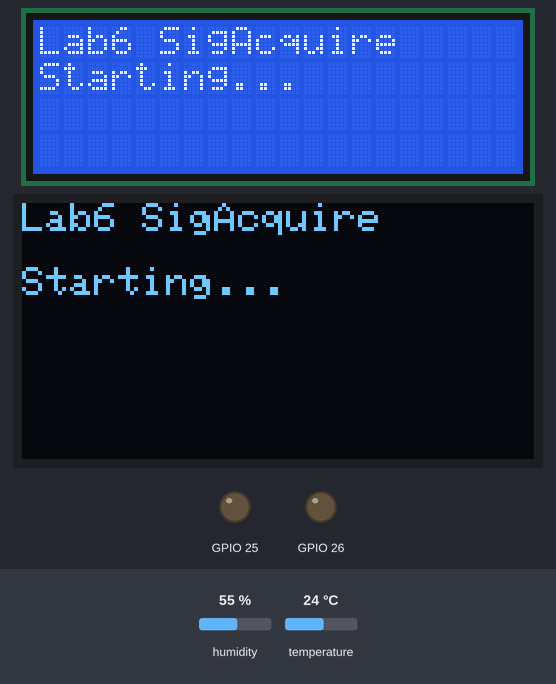
Simulated run of this program. Board: ESP32. On the bench: 20×4 character LCD, 128×64 one-colour display, output pins drawn as LEDs (lit = HIGH). Inputs (shaded band) come from the test bench; at power-on: temperature 24 °C, humidity 55 %. What the program prints to the serial monitor is not drawn.

Above: at 3.2 s.
At 5.3 s:
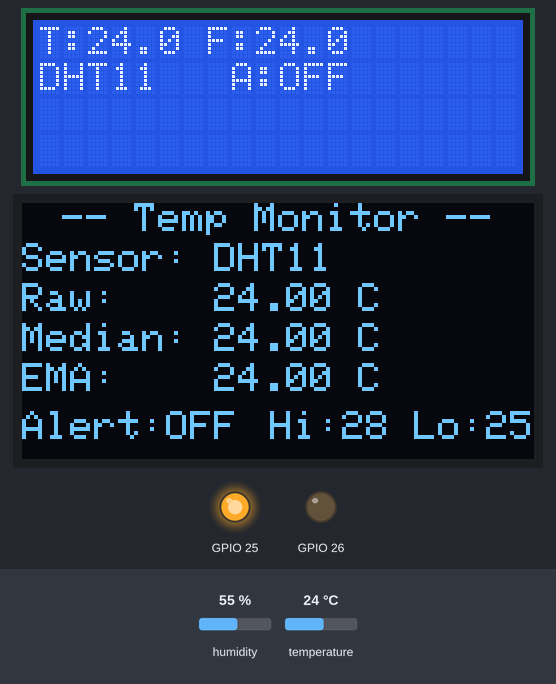
5.4 s: temperature set to 26 °C
At 6.97 s:
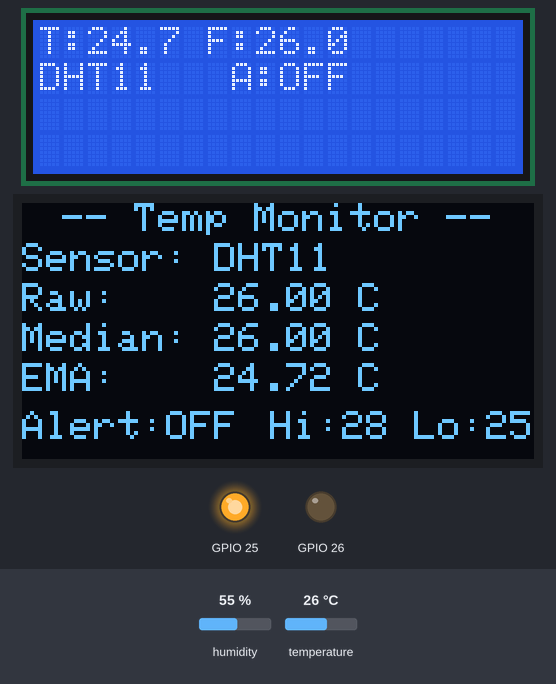
8.2 s: temperature set to 29 °C
At 9.47 s:
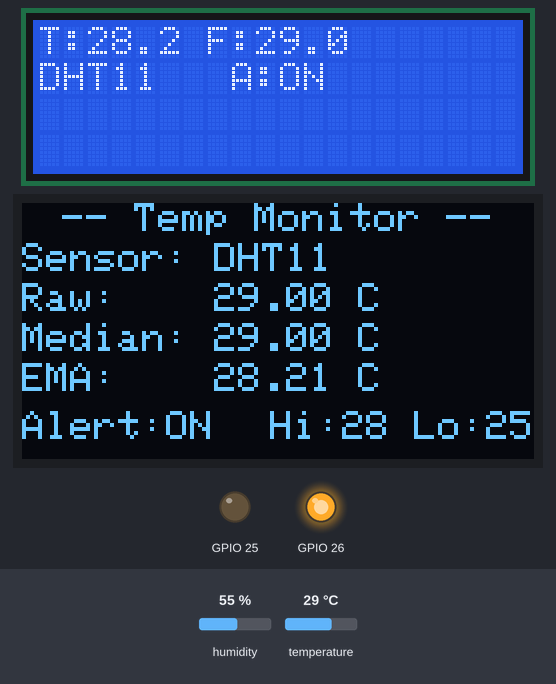
11.0 s: temperature set to 12 °C
At 17.8 s:
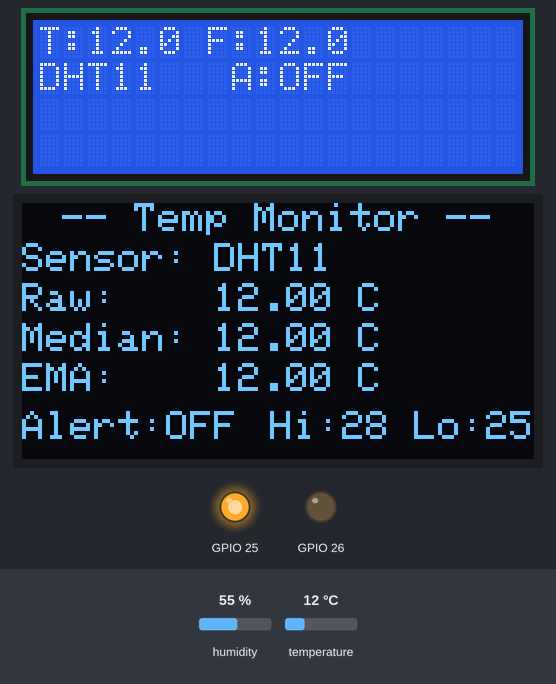
Timing chart, 0 to 19.3 s (numbered marks = the images above; inputs shaded):
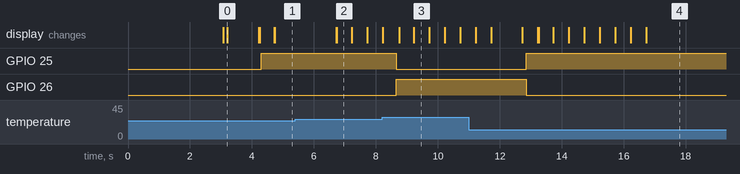

Measured:
- the behaviour switches between 27 and 28 °C on temperature (found by bisection; images 2 and 3)
- after the input at 5.4 s, the display: first changes after 1.3 s (image 2 shows a later state)
- after the input at 8.2 s, GPIO 25: HIGH → LOW after 0.46 s; GPIO 26: LOW → HIGH after 0.46 s; the display: first differs from a run without the input after 0.55 s (image 3 shows a later state)
- after the input at 11.0 s, GPIO 25: LOW → HIGH after 1.9 s; GPIO 26: HIGH → LOW after 1.9 s
- what the display in image 0 shows lasts 1.0 s, from 3.2 s to 4.2 s
- what the display in image 2 shows lasts 0.5 s, from 6.7 s to 7.2 s

The program:

main.cpp
```cpp
#include "SerialIO.h"
#include "TempSensor.h"
#include "LedDriver.h"
#include "LcdDisplay.h"
#include "OledDisplay.h"
#include "SensorData.h"
#include "TaskAcquisition.h"
#include "TaskConditioning.h"
#include "TaskReporter.h"

void setup()
{
    /* ── Driver / ECAL initialisation ── */
    SerialIoInit();
    TempSensor_Init();   // DS18B20 on GPIO4, 9-bit non-blocking
    LedDriver_Init();
    LcdDisplay_Init();   // LCD 16x2 I2C (0x27, SDA=21, SCL=22)
    OledDisplay_Init();  // OLED 128x64 SSD1306 I2C (0x3C)

    /* ── Service layer initialisation ── */
    SensorData_Init();   // semaphore + mutex
    SensorData_SetActiveSensor(SENSOR_DHT11);

    printf("\n======================================\n");
    printf("  Lab 6 - Analog Signal Acquisition\n");
    printf("======================================\n");
    printf("Sensor    : DHT11 (digital) GPIO%d\n", TEMP_SENSOR_PIN);
    printf("Acq.period: %d ms\n", ACQUISITION_PERIOD_MS);
    printf("Pipeline  : Saturation -> Median(%d) -> EMA(a=%.2f)\n",
           MEDIAN_WINDOW, EMA_ALPHA);
    printf("Thresholds: ON >= %.1fC, OFF <= %.1fC\n",
           TEMP_THRESH_HIGH, TEMP_THRESH_LOW);
    printf("Display   : OLED 128x64 SSD1306 + LCD 16x2 + Serial\n");
    printf("======================================\n\n");

    LcdDisplay_PrintAt(0, 0, "Lab6 SigAcquire");
    LcdDisplay_PrintAt(0, 1, "Starting...");

    OledDisplay_Clear();
    OledDisplay_SetTextSize(1);
    OledDisplay_PrintAt(0, 0, "Lab6 SigAcquire");
    OledDisplay_PrintAt(0, 16, "Starting...");
    OledDisplay_Update();

    vTaskDelay(pdMS_TO_TICKS(1000));

    /* ── FreeRTOS tasks (priorities: Acq=3, Cond=2, Reporter=1) ── */
    xTaskCreate(TaskAcquisition_Task,  "Acquisition",  2048, NULL, 3, NULL);
    xTaskCreate(TaskConditioning_Task, "Conditioning", 2048, NULL, 2, NULL);
    xTaskCreate(TaskReporter_Task,     "Reporter",     4096, NULL, 1, NULL);
}

void loop()
{
    vTaskDelay(portMAX_DELAY);
}
```
